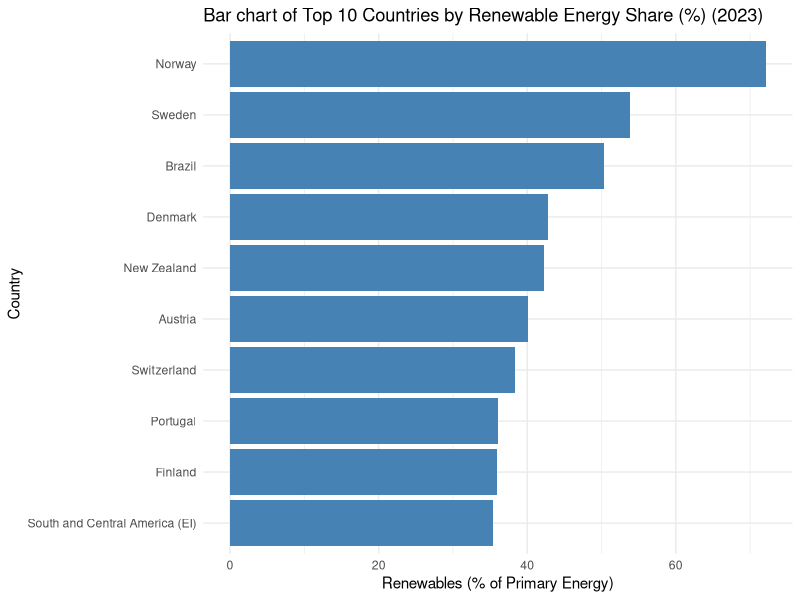
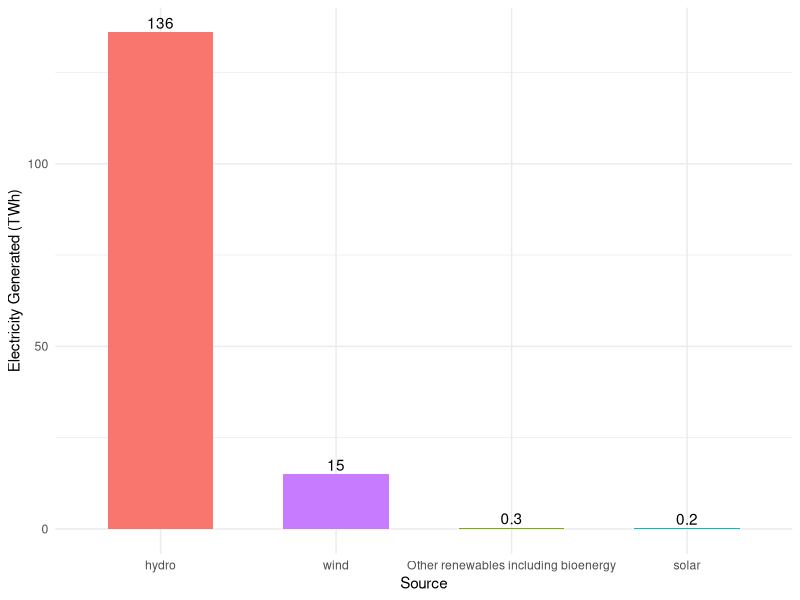
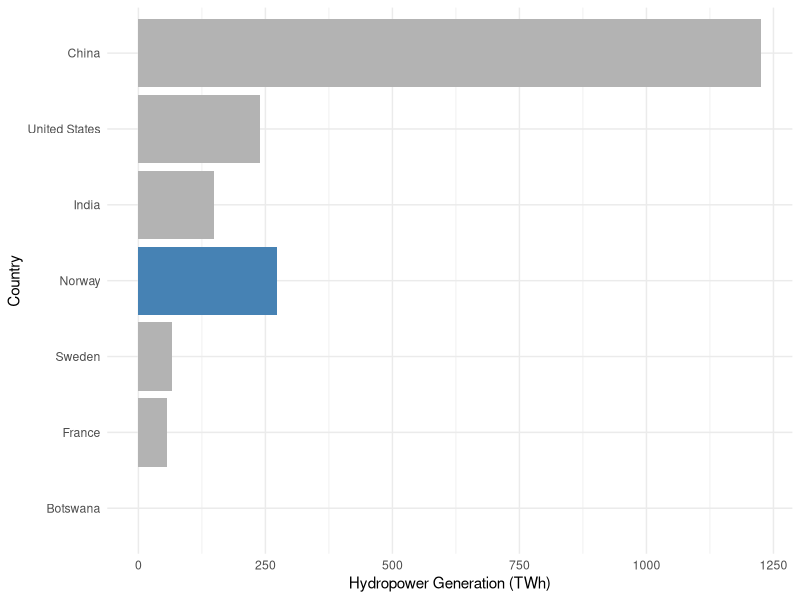
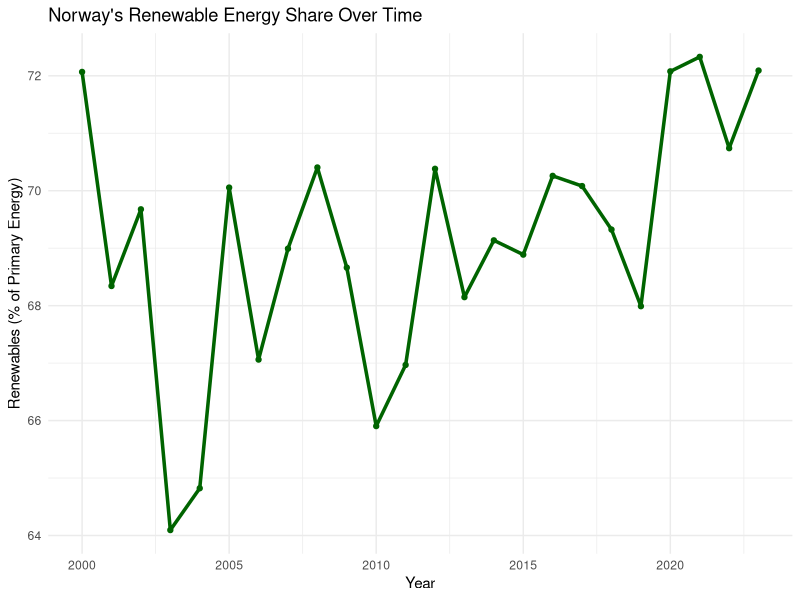

The R source for these figures, in order:
## ---- chunk 1
library(readr)
library(tidyverse)

data <- read_csv("renewable-share-energy.csv")

top10_clean <- data %>%
  filter(Year == 2023, 
         !Entity %in% c("World", "Africa", "Asia", "Europe", "Oceania", 
                        "North America", "South America", "Eastern Africa (EI)")) %>%
  arrange(desc(`Renewables (% equivalent primary energy)`)) %>%
  slice(1:10)

## ---- chunk 2
library(knitr)

top10_clean %>%
  select(Entity, Code, Year, `Renewables (% equivalent primary energy)`) %>%
  rename(
    Country = Entity,
    `Renewables (%)` = `Renewables (% equivalent primary energy)`
  ) %>%
  kable(caption = "Top 10 Countries by Renewable Energy Share (%) in 2023")
## ---- chunk 3
#| label: fig-top10-bar
#| echo: false
#| fig-cap: "Bar chart of Top 10 Countries by Renewable Energy Share (%) (2023)"
#| fig-height: 5
#| fig-width: 8
ggplot(top10_clean, aes(x = reorder(Entity, `Renewables (% equivalent primary energy)`), 
                  y = `Renewables (% equivalent primary energy)`)) +
  geom_col(fill = "steelblue") +
  coord_flip() +
  labs(
    title = "Bar chart of Top 10 Countries by Renewable Energy Share (%) (2023)",
    x = "Country",
    y = "Renewables (% of Primary Energy)"
  ) +
  theme_minimal()

## ---- chunk 4
norway_prod <- read_csv("modern-renewable-prod.csv")

norway_2023 <- norway_prod %>%
  filter(Entity == "Norway", Year == 2023) %>%
  select(
    `Electricity from wind - TWh`,
    `Electricity from hydro - TWh`,
    `Electricity from solar - TWh`,
    `Other renewables including bioenergy - TWh`
  ) %>%
  pivot_longer(everything(), names_to = "Source", values_to = "TWh") %>%
  mutate(Source = str_replace(Source, "Electricity from ", ""),
         Source = str_replace(Source, " - TWh", ""))

kable(norway_2023, caption = "Norway's Renewable Electricity Generation by Source in 2023 (TWh)")
## ---- chunk 5
#| label: fig-norway-sources
#| echo: false
#| fig-cap: "Norway’s Renewable Electricity Breakdown by Source in 2023 (TWh)"
#| fig-height: 4.5
#| fig-width: 6
ggplot(norway_2023, aes(x = reorder(Source, -TWh), y = TWh, fill = Source)) +
  geom_bar(stat = "identity", width = 0.6) +
  geom_text(aes(label = round(TWh, 1)), vjust = -0.3) +
  labs(x = "Source", y = "Electricity Generated (TWh)") +
  theme_minimal() +
  theme(legend.position = "none")
## ---- chunk 6
#| label: fig-global-hydro
#| echo: false
#| message: false
#| warning: false
#| fig-cap: "Global Hydropower Generation (TWh) in 2023 by Country"
#| fig-width: 8
#| fig-height: 5


hydro_data <- read_csv("hydropower-consumption.csv")

top_hydro <- hydro_data %>%
  filter(Year == 2023) %>%
  arrange(desc(`Electricity from hydro - TWh`)) %>%
  slice(1:9)

norway_row <- hydro_data %>%
  filter(Year == 2023, Entity == "Norway")

hydro_2023 <- bind_rows(top_hydro, norway_row)

ggplot(hydro_2023, aes(x = reorder(Entity, `Electricity from hydro - TWh`),
                       y = `Electricity from hydro - TWh`,
                       fill = Entity == "Norway")) +
  geom_col(show.legend = FALSE) +
  coord_flip() +
  labs(x = "Country", y = "Hydropower Generation (TWh)") +
  scale_fill_manual(values = c("TRUE" = "steelblue", "FALSE" = "gray70")) +
  theme_minimal()
## ---- chunk 7
#| label: fig-norway-trend
#| echo: false
#| message: false
#| warning: false
#| fig-cap: "Norway's Renewable Energy Share (2000–2023)"
#| fig-height: 4
#| fig-width: 6

# Re-import the dataset with a safer name to avoid 'data' conflict
renew_data <- read_csv("renewable-share-energy.csv")

# Filter for Norway and select year + renewable share
norway_trend <- renew_data %>%
  filter(Entity == "Norway", Year >= 2000) %>%
  select(Year, `Renewables (% equivalent primary energy)`)

# Plot Norway's renewable share over time
ggplot(norway_trend, aes(x = Year, y = `Renewables (% equivalent primary energy)`)) +
  geom_line(color = "darkgreen", size = 1.2) +
  geom_point(color = "darkgreen") +
  labs(
    title = "Norway's Renewable Energy Share Over Time",
    x = "Year",
    y = "Renewables (% of Primary Energy)"
  ) +
  theme_minimal()

